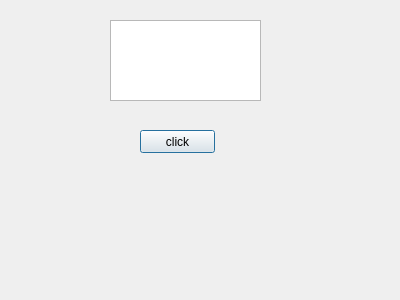
<?xml version="1.0" encoding="UTF-8"?>
<ui version="4.0">
 <class>MyDialog</class>
 <widget class="QDialog" name="MyDialog">
  <property name="geometry">
   <rect>
    <x>0</x>
    <y>0</y>
    <width>400</width>
    <height>300</height>
   </rect>
  </property>
  <property name="windowTitle">
   <string>Dialog</string>
  </property>
  <widget class="QPlainTextEdit" name="plainTextEdit1">
   <property name="geometry">
    <rect>
     <x>110</x>
     <y>20</y>
     <width>151</width>
     <height>81</height>
    </rect>
   </property>
  </widget>
  <widget class="QPushButton" name="pushButton">
   <property name="geometry">
    <rect>
     <x>140</x>
     <y>130</y>
     <width>75</width>
     <height>23</height>
    </rect>
   </property>
   <property name="text">
    <string>click</string>
   </property>
  </widget>
 </widget>
 <resources/>
 <connections/>
</ui>
